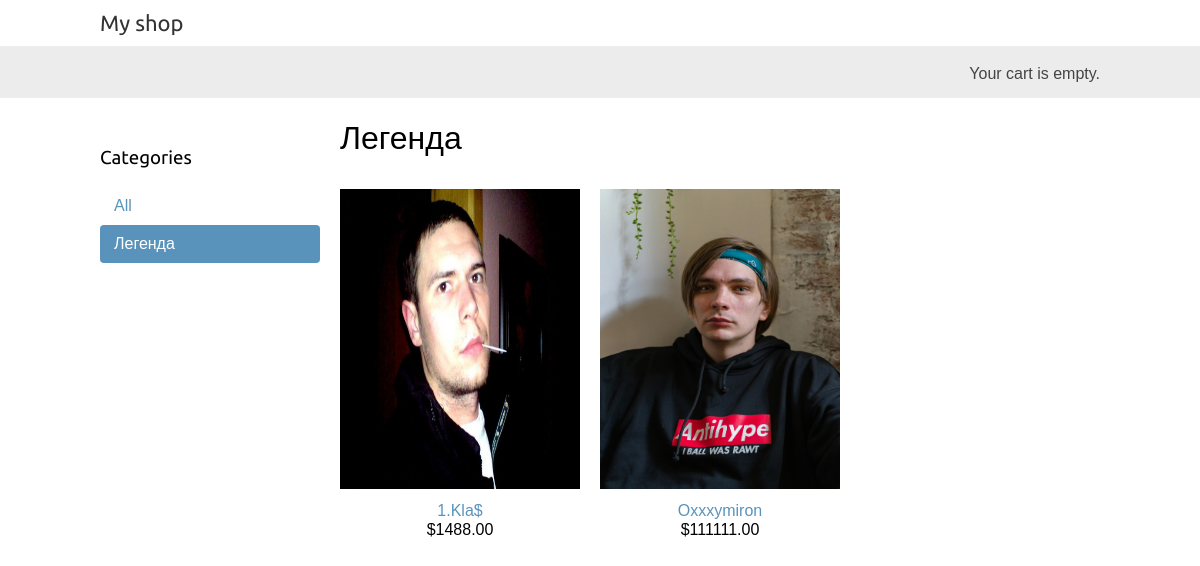
Screenshot of /legenda/ with the database file from the repository.
### market_app/models.py (models this page shows, shortened)
class Category(models.Model):
    name = models.CharField(max_length=200)
    slug = models.SlugField(max_length=200,
                            unique=True)
    class Meta:
        ordering = ['name']
        indexes = [models.Index(fields=['name']),]
        verbose_name = 'category'
        verbose_name_plural = 'categories'
    def get_absolute_url(self):
        return reverse('market_app:product_list_by_category',
                       args=[self.slug])

class Product(models.Model):
    category = models.ForeignKey(Category,
                                 related_name='products',
                                 on_delete=models.CASCADE)
    name = models.CharField(max_length=200)
    slug = models.SlugField(max_length=200)
    image = models.ImageField(upload_to='products/%Y/%m/%d',
                              blank=True)
    description = models.TextField(blank=True)
    price = models.DecimalField(max_digits=10,
                                decimal_places=2)
    available = models.BooleanField(default=True)
    created = models.DateTimeField(auto_now_add=True)
    updated = models.DateTimeField(auto_now=True)
    class Meta:
        ordering = ['name']
        indexes = [
        models.Index(fields=['id', 'slug']),
        models.Index(fields=['name']),
        models.Index(fields=['-created']),]
    def get_absolute_url(self):
        return reverse('market_app:product_detail',
                       args=[self.id, self.slug])

### market_app/views.py (the view)
# urls.py: path('', views.product_list, name='product_list'),
def product_list(request, category_slug=None):
    category = None
    categories = Category.objects.all()
    products = Product.objects.filter(available=True)
    if category_slug:
        category = get_object_or_404(Category,
                                     slug=category_slug)
        products = products.filter(category=category)
    return render(request,
                    'market_app/product/list.html',
                    {'category': category,
                    'categories': categories,
                    'products': products})

### market_app/templates/market_app/product/list.html (shortened to what this page needs)
{% extends "market_app/base.html" %}
{% load static %}
{% block content %}
    <div id="sidebar">
        <h3>Categories</h3>
        <ul>
            <li {% if not category %}class="selected"{% endif %}>
                <a href="{% url "market_app:product_list" %}">All</a>
            </li>
            {% for c in categories %}
                <li {% if category.slug == c.slug %}class="selected"
                {% endif %}>
                    <a href="{{ c.get_absolute_url }}">{{ c.name }}</a>
                </li>
                {% endfor %}
        </ul>
    </div>
    <div id="main" class="product-list">
        <h1>{% if category %}{{ category.name }}{% else %}Products
        {% endif %}</h1>
        {% for product in products %}
            <div class="item">
                <a href="{{ product.get_absolute_url }}">
                    <img src="{% if product.image %}{{ product.image.url }}{% else %}{% static
"img/no_image.png" %}{% endif %}" width="300" height="300">
                </a>
                <a href="{{ product.get_absolute_url }}">{{ product.name }}</a>
                <br>
                ${{ product.price }}
            </div>
        {% endfor %}
    </div>
{% endblock %}

### market_app/static/css/base.css (style rules this page uses)
body { margin:0; padding:0; font-family:helvetica, sans-serif; }
h1, h2, h3, h4, h5 , h6 { font-family: 'Ubuntu', sans-serif; font-weight:normal; }
a { text-decoration:none; color:#5993bb; }
#sidebar { width:220px; padding:30px 20px 0 0; float:left; }
#sidebar ul { margin:0; padding:0; }
#sidebar ul li { margin:0; list-style:none; padding:10px 14px; }
#sidebar ul li a { display:block; }
#sidebar ul li.selected { background:#5993bb; border-radius:4px; }
#sidebar ul li.selected a { color:#fff; }
#main { float:left; width: 96%; margin-right:-220px; overflow:hidden; }
.product-list .item { width:25%; padding:10px 20px 10px 0; float:left; text-align:center; line-height:1.2; }
.product-list .item img { width:100%; margin-bottom:8px; }

### rows the page displays
Category: name "Легенда"
Product: image (picture), name "1.Kla$", price "1488.00"
Product: image (picture), name "Oxxxymiron", price "111111.00"
